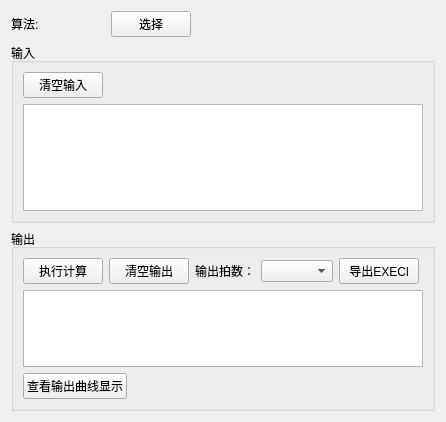
<?xml version="1.0" encoding="UTF-8"?>
<ui version="4.0">
 <class>operstionWidget</class>
 <widget class="QWidget" name="operstionWidget">
  <property name="geometry">
   <rect>
    <x>0</x>
    <y>0</y>
    <width>446</width>
    <height>422</height>
   </rect>
  </property>
  <property name="windowTitle">
   <string>Form</string>
  </property>
  <layout class="QVBoxLayout" name="verticalLayout_2">
   <item>
    <layout class="QHBoxLayout" name="horizontalLayout">
     <item>
      <widget class="QLabel" name="label">
       <property name="text">
        <string>算法:</string>
       </property>
      </widget>
     </item>
     <item>
      <widget class="QLabel" name="label_algorithm">
       <property name="minimumSize">
        <size>
         <width>60</width>
         <height>0</height>
        </size>
       </property>
       <property name="text">
        <string/>
       </property>
      </widget>
     </item>
     <item>
      <widget class="QPushButton" name="btn_choose">
       <property name="text">
        <string>选择</string>
       </property>
      </widget>
     </item>
     <item>
      <spacer name="horizontalSpacer">
       <property name="orientation">
        <enum>Qt::Horizontal</enum>
       </property>
       <property name="sizeHint" stdset="0">
        <size>
         <width>40</width>
         <height>20</height>
        </size>
       </property>
      </spacer>
     </item>
    </layout>
   </item>
   <item>
    <widget class="QGroupBox" name="groupBox_input">
     <property name="minimumSize">
      <size>
       <width>0</width>
       <height>180</height>
      </size>
     </property>
     <property name="maximumSize">
      <size>
       <width>16777215</width>
       <height>16777215</height>
      </size>
     </property>
     <property name="title">
      <string>输入</string>
     </property>
     <layout class="QVBoxLayout" name="verticalLayout_3">
      <item>
       <layout class="QHBoxLayout" name="horizontalLayout_2">
        <item>
         <widget class="QPushButton" name="btn_clear_input">
          <property name="text">
           <string>清空输入</string>
          </property>
         </widget>
        </item>
        <item>
         <spacer name="horizontalSpacer_2">
          <property name="orientation">
           <enum>Qt::Horizontal</enum>
          </property>
          <property name="sizeHint" stdset="0">
           <size>
            <width>40</width>
            <height>20</height>
           </size>
          </property>
         </spacer>
        </item>
        <item>
         <layout class="QHBoxLayout" name="horizontalLayout_5"/>
        </item>
       </layout>
      </item>
      <item>
       <widget class="QTableWidget" name="tableWidget_input">
        <property name="minimumSize">
         <size>
          <width>0</width>
          <height>70</height>
         </size>
        </property>
        <property name="maximumSize">
         <size>
          <width>16777215</width>
          <height>16777215</height>
         </size>
        </property>
       </widget>
      </item>
     </layout>
    </widget>
   </item>
   <item>
    <widget class="QGroupBox" name="groupBox_output">
     <property name="minimumSize">
      <size>
       <width>0</width>
       <height>180</height>
      </size>
     </property>
     <property name="title">
      <string>输出</string>
     </property>
     <layout class="QVBoxLayout" name="verticalLayout">
      <item>
       <layout class="QHBoxLayout" name="horizontalLayout_4">
        <item>
         <widget class="QPushButton" name="btn_calculate">
          <property name="text">
           <string>执行计算</string>
          </property>
         </widget>
        </item>
        <item>
         <widget class="QPushButton" name="btn_clear">
          <property name="text">
           <string>清空输出</string>
          </property>
         </widget>
        </item>
        <item>
         <widget class="QLabel" name="label_2">
          <property name="text">
           <string>输出拍数：</string>
          </property>
         </widget>
        </item>
        <item>
         <widget class="QComboBox" name="comboBox_countShow">
          <property name="currentText">
           <string/>
          </property>
         </widget>
        </item>
        <item>
         <widget class="QPushButton" name="btn_saveExecl">
          <property name="text">
           <string>导出EXECl</string>
          </property>
         </widget>
        </item>
        <item>
         <spacer name="horizontalSpacer_4">
          <property name="orientation">
           <enum>Qt::Horizontal</enum>
          </property>
          <property name="sizeHint" stdset="0">
           <size>
            <width>40</width>
            <height>20</height>
           </size>
          </property>
         </spacer>
        </item>
       </layout>
      </item>
      <item>
       <widget class="QTableWidget" name="tableWidget_output">
        <property name="minimumSize">
         <size>
          <width>0</width>
          <height>70</height>
         </size>
        </property>
       </widget>
      </item>
      <item>
       <layout class="QHBoxLayout" name="horizontalLayout_3">
        <item>
         <widget class="QPushButton" name="btn_curve_show">
          <property name="text">
           <string>查看输出曲线显示</string>
          </property>
         </widget>
        </item>
        <item>
         <spacer name="horizontalSpacer_3">
          <property name="orientation">
           <enum>Qt::Horizontal</enum>
          </property>
          <property name="sizeHint" stdset="0">
           <size>
            <width>40</width>
            <height>20</height>
           </size>
          </property>
         </spacer>
        </item>
       </layout>
      </item>
     </layout>
    </widget>
   </item>
  </layout>
 </widget>
 <resources/>
 <connections/>
</ui>
